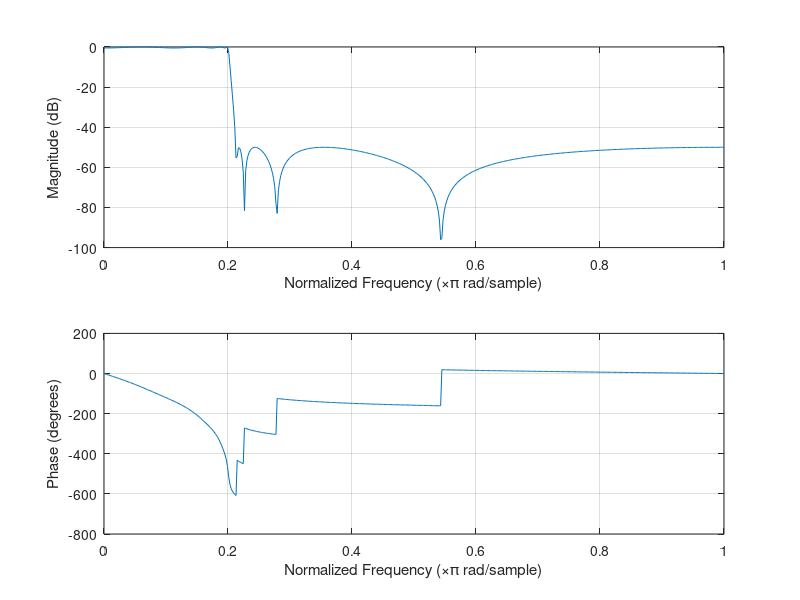
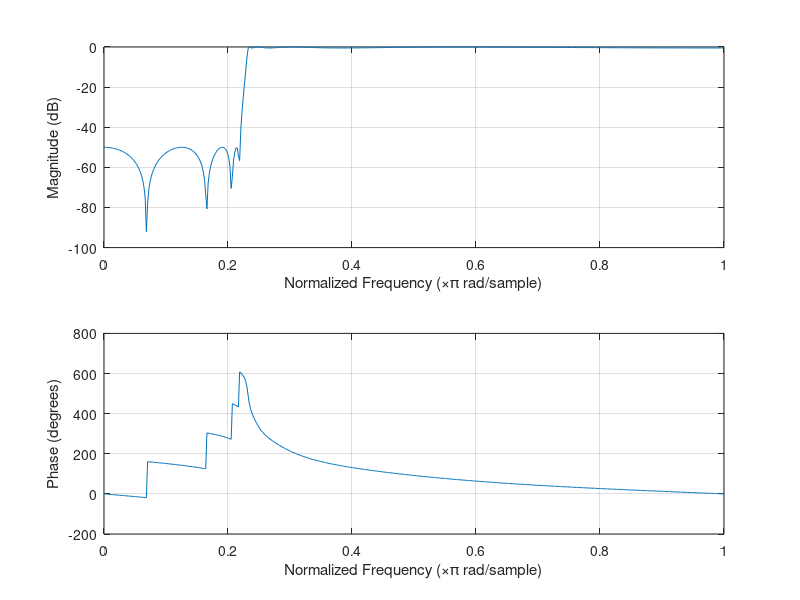
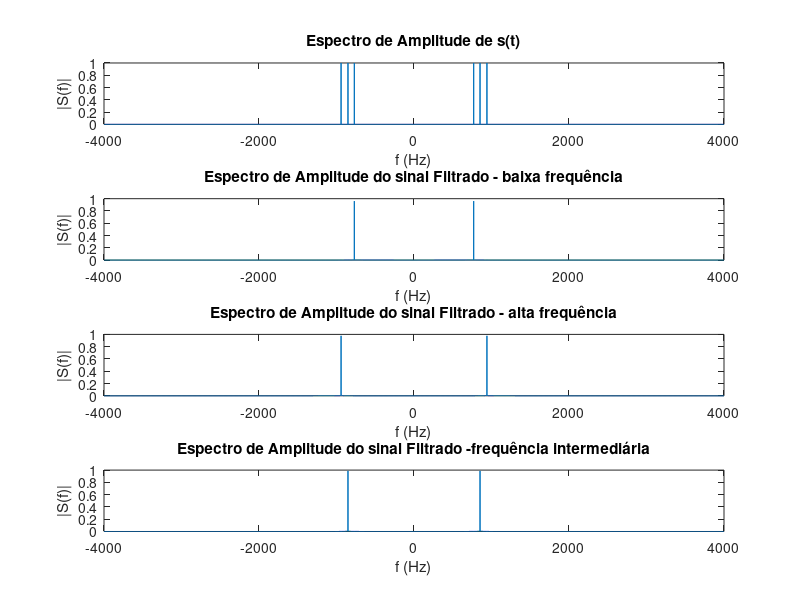

The MATLAB script that drew these images, in order:
close all

load('coeflow2.mat');
load('coefhigh2.mat');
load('coefmid2.mat');
%% Sinal 
tmin = 0;             
tmax = 2;
Fs=8000;
Ts=1/Fs;
L=(tmax-tmin)/Ts;

t=0:Ts:tmax-Ts;             
s = sin(2*pi*770*t) + sin(2*pi*852*t) + sin(2*pi*941*t);
S = fft(s);
S = abs(2*S/L);
S = fftshift(S);  

%% Filtros IIR importados do filterDesigner
figure,freqz(num_low,den_low);
 
s_f_low = filter(num_low,den_low,s);
S_F_low = fft(s_f_low);
S_F_low = abs(2*S_F_low/L);
S_F_low=fftshift(S_F_low);  

figure,freqz(num_high,den_high);
 
s_f_high = filter(num_high,den_high,s);
S_F_high = fft(s_f_high);
S_F_high = abs(2*S_F_high/L);
S_F_high=fftshift(S_F_high);      

figure,freqz(num_high,den_high);
 
s_f_mid = filter(num_mid,den_mid,s);
S_F_mid = fft(s_f_mid);
S_F_mid = abs(2*S_F_mid/L);
S_F_mid=fftshift(S_F_mid); 

%% Gráficos
freq = Fs*(-(L/2):(L/2)-1)/L;
subplot(4,1,1),plot(freq,S)
title('Espectro de Amplitude de s(t)')
xlabel('f (Hz)')
ylabel('|S(f)|')
subplot(4,1,2),plot(freq,S_F_low)
title('Espectro de Amplitude do sinal Filtrado - baixa frequência')
xlabel('f (Hz)')
ylabel('|S(f)|')
subplot(4,1,3),plot(freq,S_F_high)
title('Espectro de Amplitude do sinal Filtrado - alta frequência')
xlabel('f (Hz)')
ylabel('|S(f)|')
subplot(4,1,4),plot(freq,S_F_mid)
title('Espectro de Amplitude do sinal Filtrado -frequência intermediária')
xlabel('f (Hz)')
ylabel('|S(f)|')